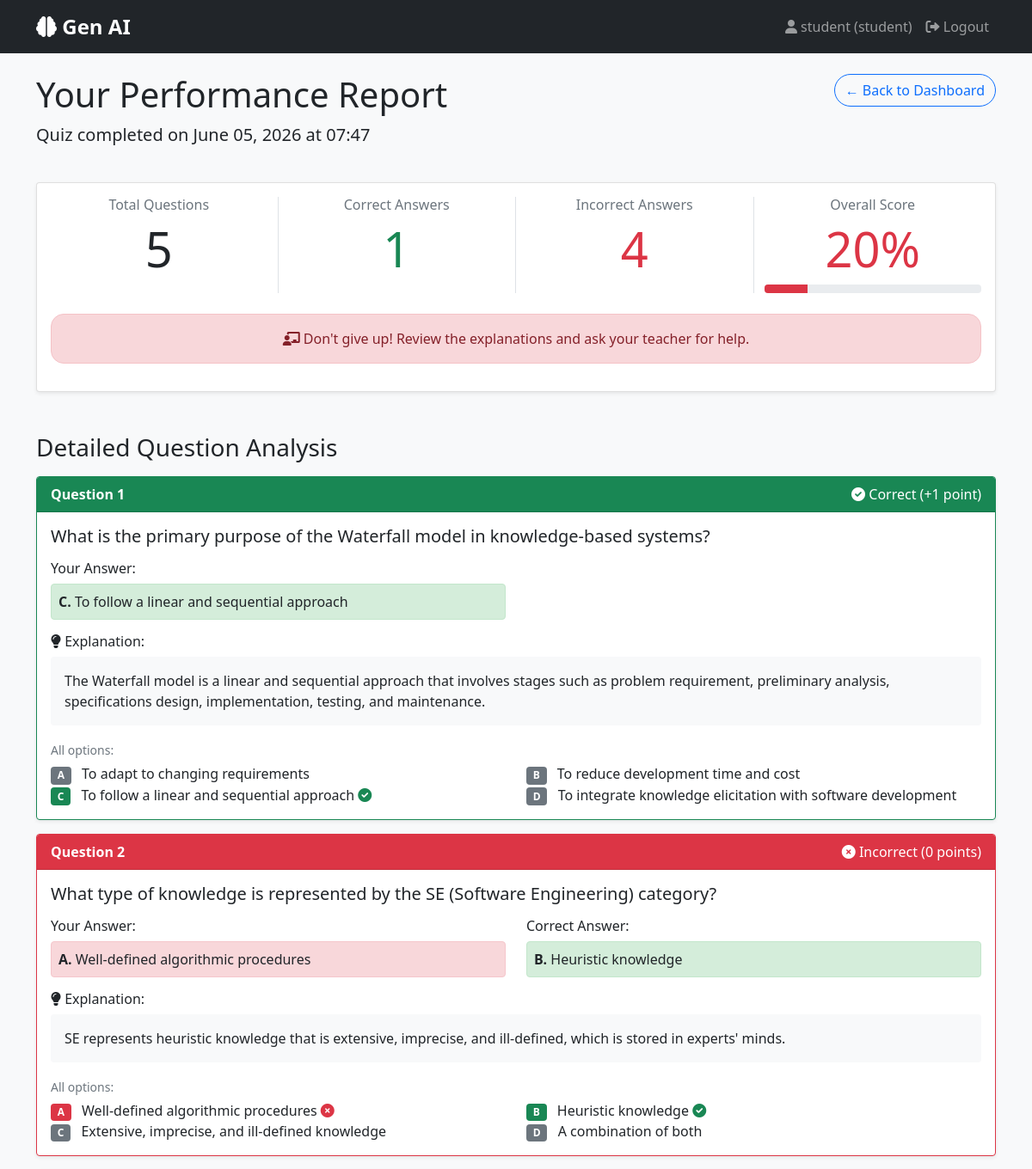
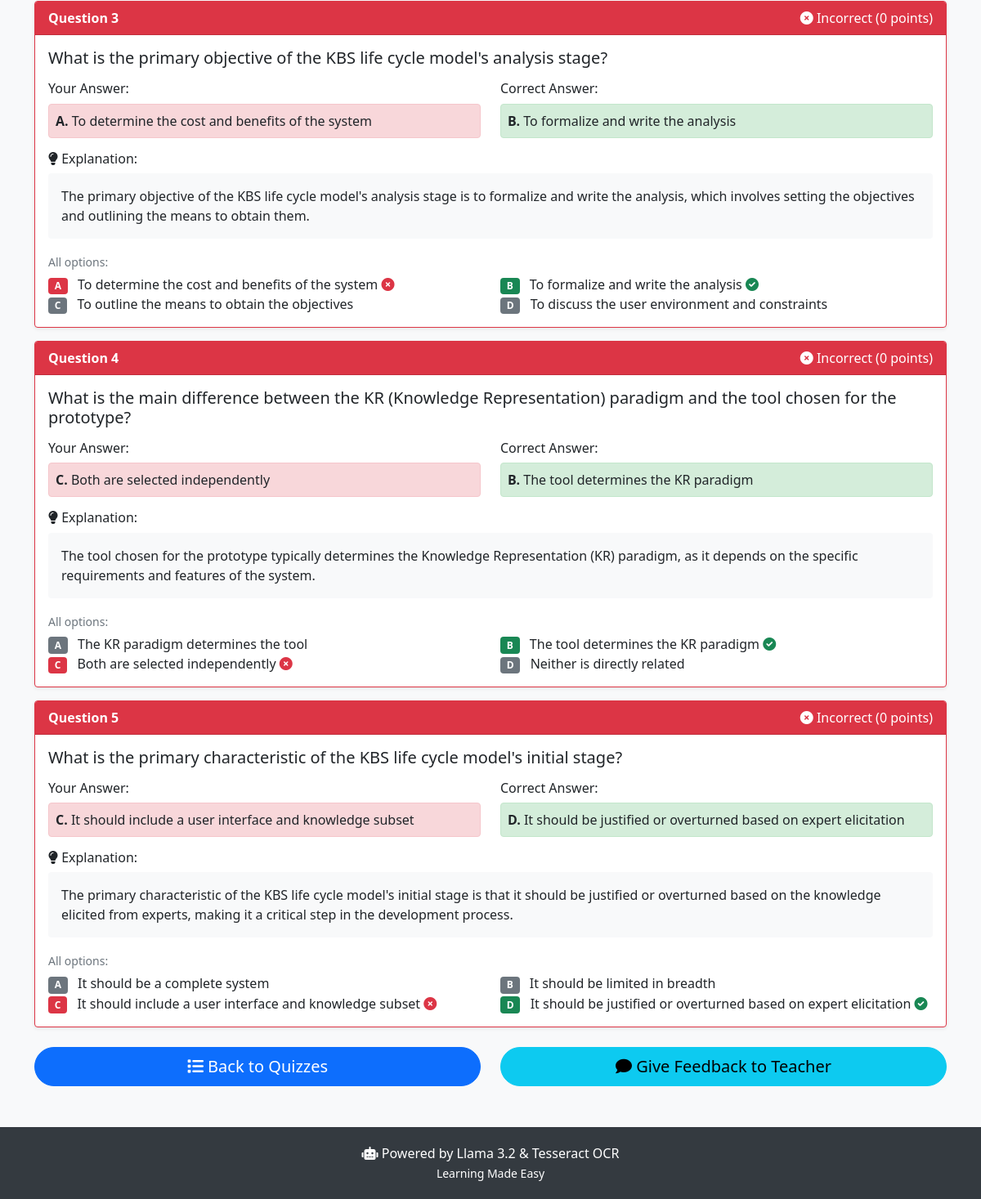
Page /student/performance/075640ae-ca07-457a-8458-d651b50d1b5b (signed in) on the committed database (2 pictures, top to bottom).
### models.py (models this page shows)
class User(UserMixin, db.Model):
    __tablename__ = 'users'
    id = db.Column(db.String(36), primary_key=True, default=lambda: str(uuid.uuid4()))
    username = db.Column(db.String(80), unique=True, nullable=False)
    password = db.Column(db.String(120), nullable=False)
    role = db.Column(db.String(20), nullable=False)  # 'teacher' or 'student'
    created_at = db.Column(db.DateTime, default=datetime.utcnow)
    documents = db.relationship('Document', backref='teacher', lazy=True)
    answers = db.relationship('StudentAnswer', backref='student', lazy=True)
    feedbacks = db.relationship('Feedback', backref='student', lazy=True)

class StudentQuizSession(db.Model):
    __tablename__ = 'student_quiz_sessions'
    id = db.Column(db.String(36), primary_key=True, default=lambda: str(uuid.uuid4()))
    student_id = db.Column(db.String(36), db.ForeignKey('users.id'), nullable=False)
    doc_id = db.Column(db.String(36), db.ForeignKey('documents.id'), nullable=True)  # Which quiz this session is for
    started_at = db.Column(db.DateTime, default=datetime.utcnow)
    completed_at = db.Column(db.DateTime)
    total_score = db.Column(db.Float, default=0)
    total_possible = db.Column(db.Integer, default=0)

class Question(db.Model):
    __tablename__ = 'questions'
    id = db.Column(db.String(36), primary_key=True, default=lambda: str(uuid.uuid4()))
    document_id = db.Column(db.String(36), db.ForeignKey('documents.id'), nullable=False)
    question_text = db.Column(db.Text, nullable=False)
    option_a = db.Column(db.String(500), nullable=False)
    option_b = db.Column(db.String(500), nullable=False)
    option_c = db.Column(db.String(500), nullable=False)
    option_d = db.Column(db.String(500), nullable=False)
    correct_answer = db.Column(db.String(1), nullable=False)  # 'A', 'B', 'C', 'D'
    explanation = db.Column(db.Text)
    teacher_feedback_status = db.Column(db.String(50), default='pending')  # pending, approved, rejected, modified
    teacher_notes = db.Column(db.Text)  # Teacher's feedback/comments
    is_published = db.Column(db.Boolean, default=False)
    created_at = db.Column(db.DateTime, default=datetime.utcnow)
    approved_at = db.Column(db.DateTime)  # When teacher approved

### app.py (the view)
@app.route('/student/performance/<session_id>')
@login_required
def view_performance(session_id):
    if current_user.role != 'student':
        flash('Access denied', 'danger')
        return redirect(url_for('index'))
    session_obj = StudentQuizSession.query.get_or_404(session_id)
    if not session_obj.completed_at:
        flash('Please complete the quiz before viewing results.', 'warning')
        return redirect(url_for('take_quiz'))
    answers = StudentAnswer.query.filter_by(
        student_id=current_user.id,
        session_id=session_id
    ).all()
    results = []
    for answer in answers:
        question = Question.query.get(answer.question_id)
        results.append({
            'question_text': question.question_text,
            'student_answer': answer.selected_option,
            'correct_answer': question.correct_answer,
            'is_correct': answer.is_correct,
            'explanation': question.explanation,
            'options': {
                'A': question.option_a,
                'B': question.option_b,
                'C': question.option_c,
                'D': question.option_d
            }
        })
    percentage = (session_obj.total_score / session_obj.total_possible * 100) if session_obj.total_possible > 0 else 0
    return render_template('student/performance.html',
                         session=session_obj,
                         results=results,
                         percentage=percentage)

### app.py (called while the page is built)
@login_manager.user_loader
def load_user(user_id):
    return User.query.get(user_id)

### templates/student/performance.html (shortened to what this page needs)
{% extends "base.html" %}
{% block content %}
<div class="container mt-4">
    <div class="row">
        <div class="col-md-8">
            <h1>Your Performance Report </h1>
            <p class="lead">Quiz completed on {{ session.completed_at.strftime('%B %d, %Y at %H:%M') }}</p>
        </div>
        <div class="col-md-4 text-end">
            <a href="{{ url_for('student_dashboard') }}" class="btn btn-outline-primary">
                ← Back to Dashboard
            </a>
        </div>
    </div>
    <div class="card shadow-sm mt-4">
        <div class="card-body">
            <div class="row text-center">
                <div class="col-md-3 border-end">
                    <h6 class="text-muted">Total Questions</h6>
                    <h2 class="display-4">{{ session.total_possible }}</h2>
                </div>
                <div class="col-md-3 border-end">
                    <h6 class="text-muted">Correct Answers</h6>
                    <h2 class="display-4 text-success">{{ session.total_score|int }}</h2>
                </div>
                <div class="col-md-3 border-end">
                    <h6 class="text-muted">Incorrect Answers</h6>
                    <h2 class="display-4 text-danger">{{ session.total_possible - session.total_score|int }}</h2>
                </div>
                <div class="col-md-3">
                    <h6 class="text-muted">Overall Score</h6>
                    <div class="position-relative">
                        <h2 class="display-4 {% if percentage >= 70 %}text-success{% elif percentage >= 50 %}text-warning{% else %}text-danger{% endif %}">
                            {{ percentage|round|int }}%
                        </h2>
                        <div class="progress mt-2" style="height: 10px;">
                            <div class="progress-bar {% if percentage >= 70 %}bg-success{% elif percentage >= 50 %}bg-warning{% else %}bg-danger{% endif %}"
                                 role="progressbar"
                                 style="width: {{ percentage }}%"
                                 aria-valuenow="{{ percentage }}"
                                 aria-valuemin="0"
                                 aria-valuemax="100">
                            </div>
                        </div>
                    </div>
                </div>
            </div>
            <div class="alert {% if percentage >= 70 %}alert-success{% elif percentage >= 50 %}alert-warning{% else %}alert-danger{% endif %} mt-4 text-center">
                {% if percentage >= 80 %}
                    <i class="fas fa-trophy"></i> Excellent work! You've mastered this material!
                {% elif percentage >= 60 %}
                    <i class="fas fa-thumbs-up"></i> Good job! Review the explanations below to strengthen your knowledge.
                {% elif percentage >= 40 %}
                    <i class="fas fa-book"></i> Keep practicing! Review the material and try again.
                {% else %}
                    <i class="fas fa-chalkboard-teacher"></i> Don't give up! Review the explanations and ask your teacher for help.
                {% endif %}
            </div>
        </div>
    </div>
    <h3 class="mt-5 mb-3">Detailed Question Analysis</h3>
    {% for result in results %}
    <div class="card mb-3 shadow-sm {% if result.is_correct %}border-success{% else %}border-danger{% endif %}">
        <div class="card-header {% if result.is_correct %}bg-success text-white{% else %}bg-danger text-white{% endif %}">
            <strong>Question {{ loop.index }}</strong>
            <span class="float-end">
                {% if result.is_correct %}
                    <i class="fas fa-check-circle"></i> Correct (+1 point)
                {% else %}
                    <i class="fas fa-times-circle"></i> Incorrect (0 points)
                {% endif %}
            </span>
        </div>
        <div class="card-body">
            <h5 class="card-title">{{ result.question_text }}</h5>
            <div class="row mt-3">
                <div class="col-md-6">
                    <h6>Your Answer:</h6>
                    <div class="p-2 {% if result.is_correct %}bg-success-light{% else %}bg-danger-light{% endif %} rounded">
                        <strong>{{ result.student_answer }}.</strong>
                        {{ result.options[result.student_answer] }}
                    </div>
                </div>
                {% if not result.is_correct %}
                <div class="col-md-6">
                    <h6>Correct Answer:</h6>
                    <div class="p-2 bg-success-light rounded">
                        <strong>{{ result.correct_answer }}.</strong>
                        {{ result.options[result.correct_answer] }}
                    </div>
                </div>
                {% endif %}
            </div>
            <div class="mt-3">
                <h6><i class="fas fa-lightbulb"></i> Explanation:</h6>
                <div class="p-3 bg-light rounded">
                    {{ result.explanation }}
                </div>
            </div>
            <div class="mt-3">
                <small class="text-muted">All options:</small>
                <div class="row mt-1">
                    {% for letter, option in result.options.items() %}
                    <div class="col-md-6">
                        <span class="badge {% if letter == result.correct_answer %}bg-success{% elif letter == result.student_answer and not result.is_correct %}bg-danger{% else %}bg-secondary{% endif %} me-2">
                            {{ letter }}
                        </span>
                        {{ option }}
                        {% if letter == result.correct_answer %}
                            <i class="fas fa-check-circle text-success"></i>
                        {% elif letter == result.student_answer and not result.is_correct %}
                            <i class="fas fa-times-circle text-danger"></i>
                        {% endif %}
                    </div>
                    {% endfor %}
                </div>
            </div>
        </div>
    </div>
    {% endfor %}
    <div class="row mt-4 mb-5">
        <div class="col-md-6">
            <a href="{{ url_for('student_dashboard') }}" class="btn btn-primary btn-lg w-100">
                <i class="fas fa-list"></i> Back to Quizzes
            </a>
        </div>
        <div class="col-md-6">
            <a href="{{ url_for('give_feedback') }}" class="btn btn-info btn-lg w-100">
                <i class="fas fa-comment"></i> Give Feedback to Teacher
            </a>
        </div>
    </div>
</div>
{% endblock %}

### templates/base.html (shortened to what this page needs)
<!DOCTYPE html>
<html lang="en">
<head>
    <link href="https://cdn.jsdelivr.net/npm/bootstrap@5.1.3/dist/css/bootstrap.min.css" rel="stylesheet">
    <link rel="stylesheet" href="https://cdnjs.cloudflare.com/ajax/libs/font-awesome/6.0.0/css/all.min.css">
</head>
<body>
    <nav class="navbar navbar-expand-lg navbar-dark bg-dark">
        <div class="container">
            <a class="navbar-brand" href="{{ url_for('index') }}">
                <i class="fas fa-brain"></i> Gen AI
            </a>
            <div class="collapse navbar-collapse" id="navbarNav">
                <ul class="navbar-nav ms-auto">
                    {% if current_user.is_authenticated %}
                        <li class="nav-item">
                            <span class="nav-link">
                                <i class="fas fa-user"></i> {{ current_user.username }} ({{ current_user.role }})
                            </span>
                        </li>
                        <li class="nav-item">
                            <a class="nav-link" href="{{ url_for('logout') }}">
                                <i class="fas fa-sign-out-alt"></i> Logout
                            </a>
                        </li>
                    {% endif %}
                </ul>
            </div>
        </div>
    </nav>
    {% block content %}{% endblock %}
    <footer class="footer">
        <div class="container text-center">
            <p class="mb-0">
                <i class="fas fa-robot"></i> Powered by Llama 3.2 & Tesseract OCR
                <br>
                <small>Learning Made Easy</small>
            </p>
        </div>
    </footer>
</body>
</html>

### templates/base.html (style rules this page uses)
body { background-color: #f8f9fa; font-family: 'Segoe UI', Tahoma, Geneva, Verdana, sans-serif; }
.navbar-brand { font-weight: bold; font-size: 1.5rem; }
.footer { background-color: #343a40; color: white; padding: 20px 0; margin-top: 50px; }
.btn { border-radius: 25px; }
.alert { border-radius: 15px; }

### templates/student/performance.html (style rules this page uses)
.bg-success-light { background-color: #d4edda; border: 1px solid #c3e6cb; }
.bg-danger-light { background-color: #f8d7da; border: 1px solid #f5c6cb; }

### rows in the picture
User: username "student", role "student"
StudentQuizSession: completed_at "June 05, 2026 at 07:47", total_possible "5", total_score "1", session.total_possible-session.total_score|int "4"
Question: shows "Correct (+1 point)", question_text "What is the primary purpose of the Waterfall model in knowledge-based systems?", student_answer "C", option_c "To follow a linear and sequential approach", explanation "The Waterfall model is a linear and sequential approach that involves stages such as problem requirement, preliminary analysis, specifications design, implementation, testing, and maintenance.", letter "A", option_a "To adapt to changing requirements", letter "B", option_b "To reduce development time and cost", correct_answer "C", letter "D", option_d "To integrate knowledge elicitation with software development"
Question: shows "Incorrect (0 points)", question_text "What type of knowledge is represented by the SE (Software Engineering) category?", student_answer "A", option_a "Well-defined algorithmic procedures", correct_answer "B", option_b "Heuristic knowledge", explanation "SE represents heuristic knowledge that is extensive, imprecise, and ill-defined, which is stored in experts' minds.", letter "A", letter "C", option_c "Extensive, imprecise, and ill-defined knowledge", letter "D", option_d "A combination of both"
Question: shows "Incorrect (0 points)", question_text "What is the primary objective of the KBS life cycle model's analysis stage?", student_answer "A", option_a "To determine the cost and benefits of the system", correct_answer "B", option_b "To formalize and write the analysis", explanation "The primary objective of the KBS life cycle model's analysis stage is to formalize and write the analysis, which involves setting the objectives and outlining the means to obtain them.", letter "A", letter "C", option_c "To outline the means to obtain the objectives", letter "D", option_d "To discuss the user environment and constraints"
Question: shows "Incorrect (0 points)", question_text "What is the main difference between the KR (Knowledge Representation) paradigm and the tool chosen for the prototype?", student_answer "C", option_c "Both are selected independently", correct_answer "B", option_b "The tool determines the KR paradigm", explanation "The tool chosen for the prototype typically determines the Knowledge Representation (KR) paradigm, as it depends on the specific requirements and features of the system.", letter "A", option_a "The KR paradigm determines the tool", letter "C", letter "D", option_d "Neither is directly related"
Question: shows "Incorrect (0 points)", question_text "What is the primary characteristic of the KBS life cycle model's initial stage?", student_answer "C", option_c "It should include a user interface and knowledge subset", correct_answer "D", option_d "It should be justified or overturned based on expert elicitation", explanation "The primary characteristic of the KBS life cycle model's initial stage is that it should be justified or overturned based on the knowledge elicited from experts, making it a critical step in the development process.", letter "A", option_a "It should be a complete system", letter "B", option_b "It should be limited in breadth", letter "C"

### other values in the picture
{{ percentage|round|int }} "20"
